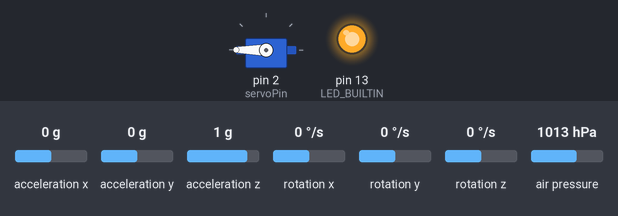
Bench run of a program on a simulated Arduino Nano, built with avr-gcc and run on an emulated ATmega328P. On the bench: servo, output pins drawn as LEDs (lit = HIGH). Wiring (inferred from the names in the program): MPU-6050 motion sensor at I2C address 0x68. Dashed ring = blinking. The inputs (shaded band) are chosen by the test bench; at power-on: air pressure 1013 hPa, rotation x 0 °/s, acceleration x 0 g, acceleration y 0 g, acceleration z 1 g, rotation y 0 °/s, rotation z 0 °/s.

Above: at 1.7 s.
1.8 s: air pressure set to 952 hPa
At 2.88 s:
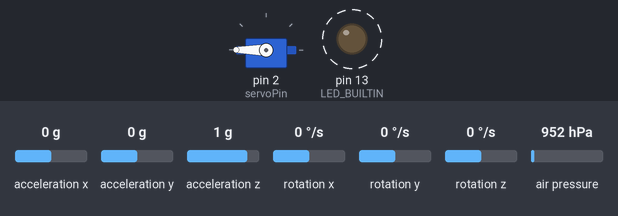
4.8 s: rotation x set to 29 °/s
7.8 s: rotation x set to 36 °/s
At 8.5 s:
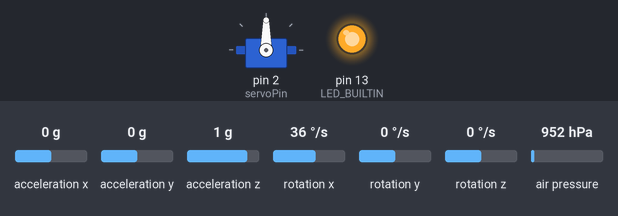
Timing chart, 0 to 10.8 s (numbered marks = the images above; inputs shaded):
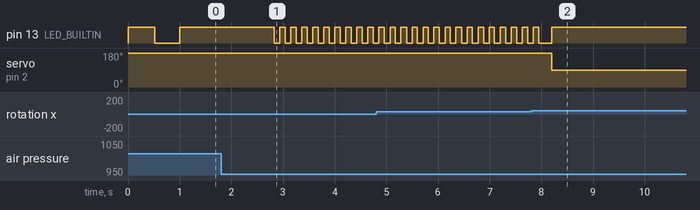

The program:

main.cpp
```cpp
#include <Arduino.h>
#include <SPI.h>
#include <Wire.h>
#include <Adafruit_BMP085.h>
#include <Servo.h>

Adafruit_BMP085 bmp;
float pressure, temperature, altitude, previousAltitude;

Servo servo;
int servoPin;

//modes: not ready, ready, ascent, recovery
void mode_1(), mode_2(), mode_3(), mode_4();
int mode = 1;
float lastTime, takeoffTime;
boolean ledState = false;
boolean gyroReliable = true; //gyro values stop being reliable after apogee() is called
boolean takeoff(), emergency(), apogee();

void calculate_IMU_error();

const int MPU = 0x68; // MPU6050 I2C address
float AccX, AccY, AccZ;
float GyroX, GyroY, GyroZ;
float accAngleX, accAngleY, gyroAngleX, gyroAngleY, gyroAngleZ;
float roll, pitch, yaw;
float AccErrorX, AccErrorY, GyroErrorX, GyroErrorY, GyroErrorZ;
float elapsedTime, currentTime, previousTime;
int c = 0;

void gyro(), baro();

void setup() {
  pinMode(LED_BUILTIN, OUTPUT);
  digitalWrite(LED_BUILTIN, HIGH);
  lastTime = millis();

  servoPin = 2;
  servo.attach(servoPin);
  servo.write(180);

  //Start the serial
  // Serial.begin(19200);
  // Serial.print("Serial communication estabilished");

  //MPU setup
  Wire.begin();                      // Initialize comunication
  Wire.beginTransmission(MPU);       // Start communication with MPU6050 // MPU=0x68
  Wire.write(0x6B);                  // Talk to the register 6B
  Wire.write(0x00);                  // Make reset - place a 0 into the 6B register
  Wire.endTransmission(true);
  calculate_IMU_error();
  // Serial.println("MPU connection successful");

  //BMP setup
  if (!bmp.begin()) {
	// Serial.println("Could not find a valid BMP085 sensor, check wiring!");
	while (1) {}
  } // Serial.println("BMP connection successful");
  //Find ground level pressure
  pressure = 0;
  for(int i = 0; i < 10; i++) {
    pressure += bmp.readPressure();
  }
  pressure /= 10;

  delay(20);
}

void loop() {

  gyro();
  baro();

  switch (mode) {
    case 1:
      mode_1();
      break;
    case 2:
      mode_2();
      break;
    case 3:
      mode_3();
      break;
    case 4:
      mode_4();
      break;
    default:
      mode = 1;
  }

  // Debugging purposes:
  /*
  Serial.print(roll);
  Serial.print("/");
  Serial.print(pitch);
  Serial.print("/");
  Serial.println(yaw);

  Serial.print("Altitude: ");
  Serial.println(altitude);
*/
  // Serial.print("Mode: ");
  // Serial.println(mode);


}


void gyro() {
  //Start communication with MPU
  Wire.beginTransmission(MPU);
  Wire.write(0x3B); // Start with register 0x3B (ACCEL_XOUT_H)
  Wire.endTransmission(false);
  Wire.requestFrom(MPU, 6, true); // Read 6 registers total, each axis value is stored in 2 registers

  AccX = (Wire.read() << 8 | Wire.read()) / 16384.0; // X-axis value
  AccY = (Wire.read() << 8 | Wire.read()) / 16384.0; // Y-axis value
  AccZ = (Wire.read() << 8 | Wire.read()) / 16384.0; // Z-axis value

  // Calculating Roll and Pitch from the accelerometer data
  accAngleX = (atan(AccY / sqrt(pow(AccX, 2) + pow(AccZ, 2))) * 180 / PI) - AccErrorX; // AccErrorX ~(0.58) See the calculate_IMU_error()custom function for more details
  accAngleY = (atan(-1 * AccX / sqrt(pow(AccY, 2) + pow(AccZ, 2))) * 180 / PI) - AccErrorY; // AccErrorY ~(-1.58)

  // === Read gyroscope data === //
  previousTime = currentTime;        // Previous time is stored before the actual time read
  currentTime = millis();            // Current time actual time read
  elapsedTime = (currentTime - previousTime) / 1000; // Divide by 1000 to get seconds

  Wire.beginTransmission(MPU);
  Wire.write(0x43); // Gyro data first register address 0x43
  Wire.endTransmission();
  Wire.requestFrom(MPU, 6, true); // Read 4 registers total, each axis value is stored in 2 registers

  GyroX = (Wire.read() << 8 | Wire.read()) / 131.0; // For a 250deg/s range we have to divide first the raw value by 131.0, according to the datasheet
  GyroY = (Wire.read() << 8 | Wire.read()) / 131.0;
  GyroZ = (Wire.read() << 8 | Wire.read()) / 131.0;

  //Error correction
  GyroX = GyroX - GyroErrorX;
  GyroY = GyroY - GyroErrorY;
  GyroZ = GyroZ - GyroErrorZ;

  // Currently the raw values are in degrees per seconds, deg/s, so we need to multiply by sendonds (s) to get the angle in degrees
  gyroAngleX = gyroAngleX + GyroX * elapsedTime; // deg/s * s = deg
  gyroAngleY = gyroAngleY + GyroY * elapsedTime;
  yaw =  yaw + GyroZ * elapsedTime;
  // Complementary filter - combine acceleromter and gyro angle values
  roll = 0.96 * gyroAngleX + 0.04 * accAngleX;
  pitch = 0.96 * gyroAngleY + 0.04 * accAngleY;
}

void baro() {
  previousAltitude = altitude;
  altitude = bmp.readAltitude(pressure);
}


void calculate_IMU_error() {
  // Function to correct the error in MPU6050
  while (c < 200) {
    Wire.beginTransmission(MPU);
    Wire.write(0x3B);
    Wire.endTransmission(false);
    Wire.requestFrom(MPU, 6, true);
    AccX = (Wire.read() << 8 | Wire.read()) / 16384.0 ;
    AccY = (Wire.read() << 8 | Wire.read()) / 16384.0 ;
    AccZ = (Wire.read() << 8 | Wire.read()) / 16384.0 ;
    // Sum all readings
    AccErrorX = AccErrorX + ((atan((AccY) / sqrt(pow((AccX), 2) + pow((AccZ), 2))) * 180 / PI));
    AccErrorY = AccErrorY + ((atan(-1 * (AccX) / sqrt(pow((AccY), 2) + pow((AccZ), 2))) * 180 / PI));
    c++;
  }
  //Divide the sum by 200 to get the error value
  AccErrorX = AccErrorX / 200;
  AccErrorY = AccErrorY / 200;
  c = 0;

  // Read gyro values 200 times
  while (c < 200) {
    Wire.beginTransmission(MPU);
    Wire.write(0x43);
    Wire.endTransmission(false);
    Wire.requestFrom(MPU, 6, true);
    GyroX = Wire.read() << 8 | Wire.read();
    GyroY = Wire.read() << 8 | Wire.read();
    GyroZ = Wire.read() << 8 | Wire.read();
    // Sum all readings
    GyroErrorX = GyroErrorX + (GyroX / 131.0);
    GyroErrorY = GyroErrorY + (GyroY / 131.0);
    GyroErrorZ = GyroErrorZ + (GyroZ / 131.0);
    c++;
  }
  //Divide the sum by 200 to get the error value
  GyroErrorX = GyroErrorX / 200;
  GyroErrorY = GyroErrorY / 200;
  GyroErrorZ = GyroErrorZ / 200;

  // Print the error values on the Serial Monitor, debuging purposes only
  // Serial.print("AccErrorX: ");
  // Serial.println(AccErrorX);
  // Serial.print("AccErrorY: ");
  // Serial.println(AccErrorY);
  // Serial.print("GyroErrorX: ");
  // Serial.println(GyroErrorX);
  // Serial.print("GyroErrorY: ");
  // Serial.println(GyroErrorY);
  // Serial.print("GyroErrorZ: ");
  // Serial.println(GyroErrorZ);
}

//check consequent altitudes, if they keep increasing, return true
boolean takeoff() {
  for(int i = 0; i < 5; i++) {
    delay(200);

    gyro();

    baro();

    if((int) altitude < (int) previousAltitude) {
      return false;
    }
  }
  return true;
}

//checks consequent gyro angles
boolean emergency() {
  for(int i = 0; i < 5; i++) {
    delay(200);

    gyro();

    baro();

    if(roll > 90 || yaw > 90) {
      return true;
    }
  }
  return false;
}

//200ms, 5measurements, ints, no delay afterwards
boolean apogee() {
  gyroReliable = false;

  for(int i = 0; i < 5; i++) {
    delay(200);

    baro();

    if((int) altitude > (int) previousAltitude) {
      return false;
    }
  }
  return true;
}


//check the inclination, if it is less than 45°, switch to mode 2
//we care about roll and yaw, as the mpu will be turned upwards
void mode_1() {
  ledState = false;
  digitalWrite(LED_BUILTIN, ledState);
  if(abs(roll) < 45 && abs(yaw) < 45) {
    mode = 2;
  }
}

void mode_2() {
  if(currentTime - lastTime > 1000) {
    ledState = !ledState;
    digitalWrite(LED_BUILTIN, ledState);
    lastTime = millis();
  }

  if(abs(roll) > 45 || abs(yaw) > 45) {
    mode = 1;
    return;
  }

  altitude = bmp.readAltitude(pressure);
  if(altitude >= 10 && takeoff()) {
    mode = 3;
    takeoffTime = millis();
    previousAltitude = altitude;
  }
}

void mode_3() {
  if(currentTime - lastTime > 100) {
    ledState = !ledState;
    digitalWrite(LED_BUILTIN, ledState);
    lastTime = millis();
  }

  previousAltitude = altitude;
  altitude = bmp.readAltitude(pressure);

  //check for emergency deployment
  if(currentTime - takeoffTime > 15000 || (gyroReliable && (abs(roll) > 90 || abs(yaw) > 90) && emergency())) {
    mode = 4;
    return;
  }
  //check for apogee
  if(((int) altitude < (int) previousAltitude) && apogee()) {
    mode = 4;
    return;
  }

}

void mode_4() {
  ledState = true;
  digitalWrite(LED_BUILTIN, ledState);

  servo.write(90);
}
```

Measured:
- the behaviour switches between 33 and 34 °/s on rotation x (found by bisection; images 1 and 2)
